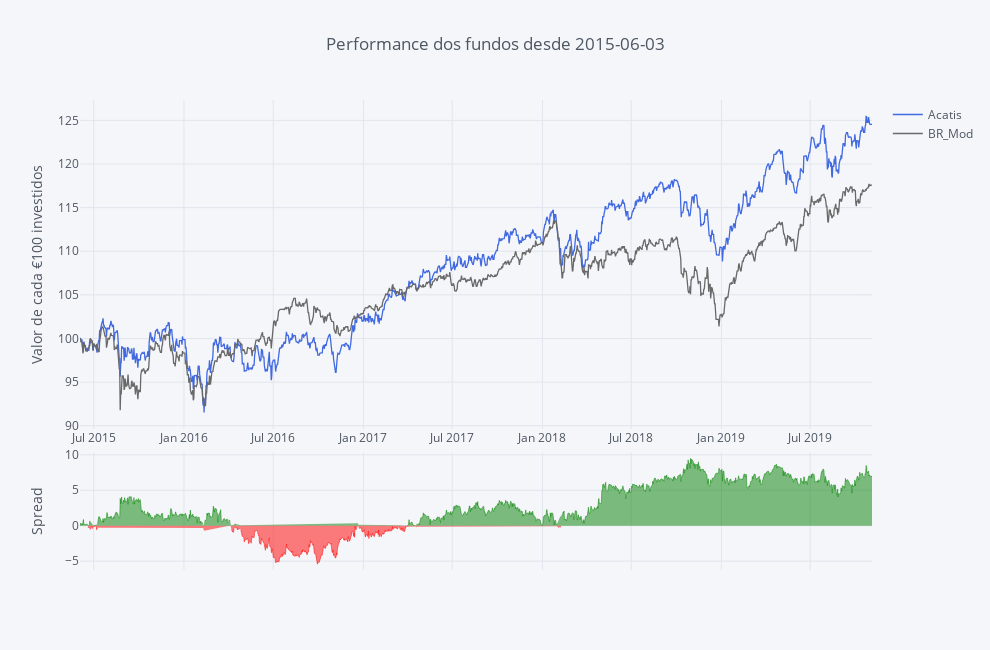

Notebook source saved alongside this figure:
### Markdown cell above
**Dica:** A interactividade dos gráficos da plotly permite:

    . Zoom (mantenham o clique e arrastem o cursor em simultâneo, em cima do gráfico);
    . Tem uma lista de opções que aparece se forem com o cursor ao canto superior direito;
    . Façam duplo clique no gráfico ou seleccionem a opção Autoscale/Reset Axes para voltar ao normal;
    . Alterem a opção de 'Compare data on hoover' para 'Show closest data on hoover' se vos for mais conveniente;
    . Se clicarem num nome na legenda esse fundo desaparece (clicando de novo ele volta a apetecer).

### Code cell
# Making Color Palette
Palette = ['rgb(255, 153, 51)',     # 1 - orange
            'royalblue',            # 2 - Royalblue
            '#708090',              # 3 - Grey
            'rgb(128, 0, 128)',     # 4 - Indigo
            'rgb(219, 64, 82)',     # 5 - Red
            'rgb(0, 128, 128)',     # 6 - Teal
            '#191970',              # 7 - Navy
            'rgb(128, 128, 0)',     # 8 - Olive
            '#00BFFF',              # 9 - Water Blue
            'rgb(128, 177, 211)']   # 10 - 

fundos.iplot(title='Performance dos fundos desde ' + Begin, yTitle='Valor de cada €100 investidos', color=['royalblue', 'dimgrey'], dimensions=dimensions_spread, kind='spread')

### Figure 1 — Plotly figure (JSON) as saved in the notebook; plotly's stock layout.template omitted (floating-point values rounded to 4 significant figures; data arrays with more than 128 entries replaced by an {"elided": "..."} marker saying what was removed)
{"data": [{"line": {"color": "rgba(65, 105, 225, 1.0)", "dash": "solid", "shape": "linear", "width": 1.3}, "mode": "lines", "name": "Acatis", "text": "", "type": "scatter", "uid": "0709e688-09f7-40b2-9298-fd4eb567354e", "x": {"elided": "1616 str values"}, "y": {"elided": "1616 float values"}}, {"line": {"color": "rgba(105, 105, 105, 1.0)", "dash": "solid", "shape": "linear", "width": 1.3}, "mode": "lines", "name": "BR_Mod", "text": "", "type": "scatter", "uid": "1384f20a-a59c-4d3b-b33d-fed9b7984e60", "x": {"elided": "1616 str values"}, "y": {"elided": "1616 float values"}}, {"connectgaps": false, "fill": "tozeroy", "line": {"color": "green", "dash": "solid", "shape": "linear", "width": 0.5}, "mode": "lines", "name": "Spread", "showlegend": false, "type": "scatter", "uid": "8d78b972-232d-468d-96da-257d53f9e4a2", "x": {"elided": "1616 str values"}, "xaxis": "x2", "y": {"elided": "1616 mixed values"}, "yaxis": "y2"}, {"connectgaps": false, "fill": "tozeroy", "line": {"color": "red", "dash": "solid", "shape": "linear", "width": 0.5}, "mode": "lines", "name": "Spread", "showlegend": false, "type": "scatter", "uid": "ae314f90-0314-405f-9054-a8117dbf5b8a", "x": {"elided": "1616 str values"}, "xaxis": "x2", "y": {"elided": "1616 mixed values"}, "yaxis": "y2"}], "layout": {"height": 650, "hovermode": "x", "legend": {"bgcolor": "#F5F6F9", "font": {"color": "#4D5663"}}, "paper_bgcolor": "#F5F6F9", "plot_bgcolor": "#F5F6F9", "title": {"font": {"color": "#4D5663"}, "text": "Performance dos fundos desde 2015-06-03"}, "width": 990, "xaxis": {"autorange": true, "gridcolor": "#E1E5ED", "range": ["2015-06-03", "2019-11-04"], "showgrid": true, "tickfont": {"color": "#4D5663"}, "title": {"font": {"color": "#4D5663"}, "text": ""}, "type": "date", "zerolinecolor": "#E1E5ED"}, "xaxis2": {"anchor": "y2", "autorange": true, "gridcolor": "#E1E5ED", "range": ["2015-06-03", "2019-11-04"], "showgrid": true, "showticklabels": false, "tickfont": {"color": "#4D5663"}, "title": {"font": {"color": "#4D5663"}, "text": ""}, "type": "date", "zerolinecolor": "#E1E5ED"}, "yaxis": {"autorange": true, "domain": [0.3, 1], "gridcolor": "#E1E5ED", "range": [89.62, 127.3], "showgrid": true, "tickfont": {"color": "#4D5663"}, "title": {"font": {"color": "#4D5663"}, "text": "Valor de cada €100 investidos"}, "type": "linear", "zerolinecolor": "#E1E5ED"}, "yaxis2": {"autorange": true, "domain": [0, 0.25], "gridcolor": "#E1E5ED", "range": [-6.249, 10.33], "showgrid": true, "tickfont": {"color": "#4D5663"}, "title": {"font": {"color": "#4D5663"}, "text": "Spread"}, "type": "linear", "zerolinecolor": "#E1E5ED"}}}
